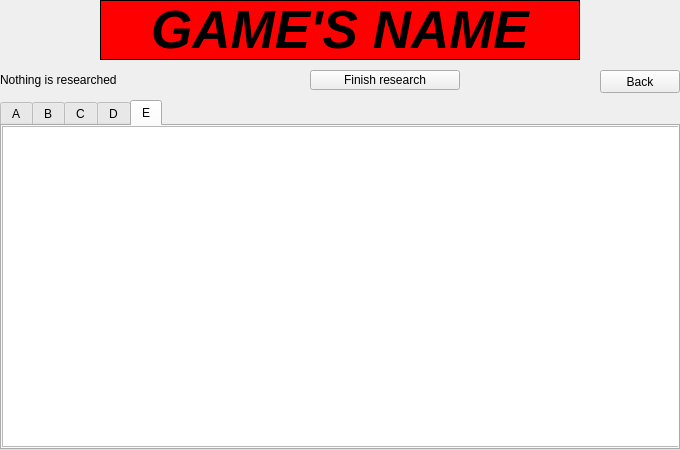
<?xml version="1.0" encoding="UTF-8"?>
<ui version="4.0">
 <class>ResearchAndDevelopment</class>
 <widget class="QWidget" name="ResearchAndDevelopment">
  <property name="geometry">
   <rect>
    <x>0</x>
    <y>0</y>
    <width>680</width>
    <height>450</height>
   </rect>
  </property>
  <property name="windowTitle">
   <string>Form</string>
  </property>
  <widget class="QLabel" name="label">
   <property name="geometry">
    <rect>
     <x>100</x>
     <y>0</y>
     <width>480</width>
     <height>60</height>
    </rect>
   </property>
   <property name="palette">
    <palette>
     <active>
      <colorrole role="Base">
       <brush brushstyle="SolidPattern">
        <color alpha="255">
         <red>255</red>
         <green>255</green>
         <blue>255</blue>
        </color>
       </brush>
      </colorrole>
      <colorrole role="Window">
       <brush brushstyle="SolidPattern">
        <color alpha="255">
         <red>255</red>
         <green>0</green>
         <blue>0</blue>
        </color>
       </brush>
      </colorrole>
     </active>
     <inactive>
      <colorrole role="Base">
       <brush brushstyle="SolidPattern">
        <color alpha="255">
         <red>255</red>
         <green>255</green>
         <blue>255</blue>
        </color>
       </brush>
      </colorrole>
      <colorrole role="Window">
       <brush brushstyle="SolidPattern">
        <color alpha="255">
         <red>255</red>
         <green>0</green>
         <blue>0</blue>
        </color>
       </brush>
      </colorrole>
     </inactive>
     <disabled>
      <colorrole role="Base">
       <brush brushstyle="SolidPattern">
        <color alpha="255">
         <red>255</red>
         <green>0</green>
         <blue>0</blue>
        </color>
       </brush>
      </colorrole>
      <colorrole role="Window">
       <brush brushstyle="SolidPattern">
        <color alpha="255">
         <red>255</red>
         <green>0</green>
         <blue>0</blue>
        </color>
       </brush>
      </colorrole>
     </disabled>
    </palette>
   </property>
   <property name="font">
    <font>
     <pointsize>40</pointsize>
     <weight>75</weight>
     <italic>true</italic>
     <bold>true</bold>
     <underline>false</underline>
     <strikeout>false</strikeout>
     <stylestrategy>PreferAntialias</stylestrategy>
     <kerning>false</kerning>
    </font>
   </property>
   <property name="autoFillBackground">
    <bool>true</bool>
   </property>
   <property name="frameShape">
    <enum>QFrame::Box</enum>
   </property>
   <property name="text">
    <string notr="true">GAME'S NAME</string>
   </property>
   <property name="scaledContents">
    <bool>false</bool>
   </property>
   <property name="alignment">
    <set>Qt::AlignCenter</set>
   </property>
   <property name="textInteractionFlags">
    <set>Qt::NoTextInteraction</set>
   </property>
  </widget>
  <widget class="QPushButton" name="pushButton">
   <property name="geometry">
    <rect>
     <x>600</x>
     <y>70</y>
     <width>80</width>
     <height>23</height>
    </rect>
   </property>
   <property name="text">
    <string>Back</string>
   </property>
  </widget>
  <widget class="QTabWidget" name="tabWidget">
   <property name="geometry">
    <rect>
     <x>0</x>
     <y>100</y>
     <width>680</width>
     <height>350</height>
    </rect>
   </property>
   <property name="currentIndex">
    <number>4</number>
   </property>
   <widget class="QWidget" name="tabA">
    <attribute name="title">
     <string>A</string>
    </attribute>
    <widget class="QWidget" name="horizontalLayoutWidget">
     <property name="geometry">
      <rect>
       <x>0</x>
       <y>0</y>
       <width>681</width>
       <height>321</height>
      </rect>
     </property>
     <layout class="QHBoxLayout" name="hlInTabA">
      <item>
       <widget class="QListView" name="listViewAInTabA">
        <property name="editTriggers">
         <set>QAbstractItemView::NoEditTriggers</set>
        </property>
       </widget>
      </item>
      <item>
       <widget class="QListView" name="listViewBInTabA">
        <property name="enabled">
         <bool>true</bool>
        </property>
        <property name="editTriggers">
         <set>QAbstractItemView::NoEditTriggers</set>
        </property>
       </widget>
      </item>
      <item>
       <widget class="QListView" name="listViewCInTabA">
        <property name="editTriggers">
         <set>QAbstractItemView::NoEditTriggers</set>
        </property>
       </widget>
      </item>
     </layout>
    </widget>
   </widget>
   <widget class="QWidget" name="tabB">
    <attribute name="title">
     <string>B</string>
    </attribute>
    <widget class="QWidget" name="horizontalLayoutWidget_2">
     <property name="geometry">
      <rect>
       <x>0</x>
       <y>0</y>
       <width>681</width>
       <height>321</height>
      </rect>
     </property>
     <layout class="QHBoxLayout" name="hlInTabB">
      <item>
       <widget class="QListView" name="listViewAInTabB">
        <property name="editTriggers">
         <set>QAbstractItemView::NoEditTriggers</set>
        </property>
       </widget>
      </item>
      <item>
       <widget class="QListView" name="listViewBInTabB">
        <property name="editTriggers">
         <set>QAbstractItemView::NoEditTriggers</set>
        </property>
       </widget>
      </item>
     </layout>
    </widget>
   </widget>
   <widget class="QWidget" name="tabC">
    <attribute name="title">
     <string>C</string>
    </attribute>
    <widget class="QWidget" name="horizontalLayoutWidget_3">
     <property name="geometry">
      <rect>
       <x>0</x>
       <y>0</y>
       <width>681</width>
       <height>321</height>
      </rect>
     </property>
     <layout class="QHBoxLayout" name="hlInTabC">
      <item>
       <widget class="QListView" name="listViewAInTabC">
        <property name="editTriggers">
         <set>QAbstractItemView::NoEditTriggers</set>
        </property>
       </widget>
      </item>
      <item>
       <widget class="QListView" name="listViewBInTabC">
        <property name="editTriggers">
         <set>QAbstractItemView::NoEditTriggers</set>
        </property>
       </widget>
      </item>
     </layout>
    </widget>
   </widget>
   <widget class="QWidget" name="tabD">
    <attribute name="title">
     <string>D</string>
    </attribute>
    <widget class="QWidget" name="horizontalLayoutWidget_4">
     <property name="geometry">
      <rect>
       <x>0</x>
       <y>0</y>
       <width>681</width>
       <height>321</height>
      </rect>
     </property>
     <layout class="QHBoxLayout" name="hlInTabD">
      <item>
       <widget class="QListView" name="listViewAInTabD">
        <property name="editTriggers">
         <set>QAbstractItemView::NoEditTriggers</set>
        </property>
       </widget>
      </item>
     </layout>
    </widget>
   </widget>
   <widget class="QWidget" name="tabE">
    <attribute name="title">
     <string>E</string>
    </attribute>
    <widget class="QWidget" name="horizontalLayoutWidget_5">
     <property name="geometry">
      <rect>
       <x>0</x>
       <y>0</y>
       <width>681</width>
       <height>321</height>
      </rect>
     </property>
     <layout class="QHBoxLayout" name="hlInTabE">
      <item>
       <widget class="QListView" name="listViewAInTabE">
        <property name="editTriggers">
         <set>QAbstractItemView::NoEditTriggers</set>
        </property>
       </widget>
      </item>
     </layout>
    </widget>
   </widget>
  </widget>
  <widget class="QLabel" name="labelCurrentResearched">
   <property name="geometry">
    <rect>
     <x>0</x>
     <y>70</y>
     <width>300</width>
     <height>20</height>
    </rect>
   </property>
   <property name="text">
    <string>Nothing is researched</string>
   </property>
  </widget>
  <widget class="QPushButton" name="pushButton_2">
   <property name="geometry">
    <rect>
     <x>310</x>
     <y>70</y>
     <width>150</width>
     <height>20</height>
    </rect>
   </property>
   <property name="text">
    <string>Finish research</string>
   </property>
  </widget>
  <widget class="QLabel" name="labelCurrentResearchedError">
   <property name="geometry">
    <rect>
     <x>470</x>
     <y>60</y>
     <width>120</width>
     <height>40</height>
    </rect>
   </property>
   <property name="text">
    <string/>
   </property>
  </widget>
 </widget>
 <resources/>
 <connections/>
</ui>
